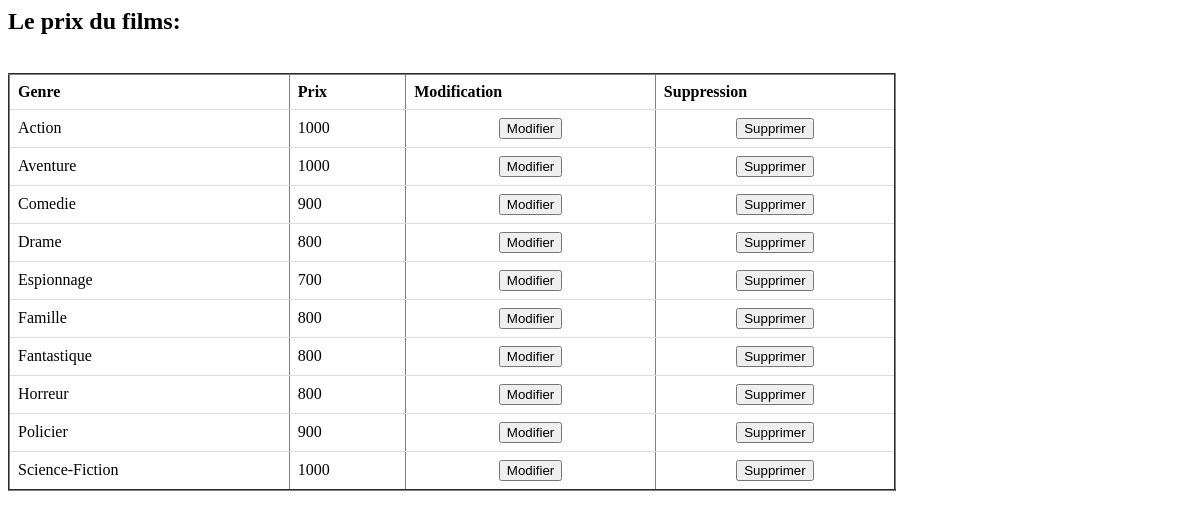
The page /admin/prixFilm.php on the database its author committed.
### tables this page shows
CREATE TABLE `prix` (
  `id_prix` int(11) NOT NULL,
  `id_genre` int(11) NOT NULL,
  `prix` bigint(20) NOT NULL
);

CREATE TABLE `genre` (
  `id_genre` int(11) NOT NULL,
  `nom_genre` varchar(255) DEFAULT NULL
);

### admin/prixFilm.php (the view, shortened to what this page needs)
<HTML>
	<HEAD>
		<link rel="stylesheet" type="text/css" href="../style/prixFilm.css">
	</HEAD>
	<BODY>
		<?php
		 include "../bddConnect.php";
		 if(!$con)
		 {
			die("La connexion à la base de données a échoué:" .mysqli_connect_error());
		 }
		 else
		 {
			echo "<h2>Le prix du films: </h2> <BR>";
			$sql="  SELECT genre.id_genre ,nom_genre, prix
					FROM genre  JOIN prix
					ON genre.id_genre = prix.id_genre
					ORDER by nom_genre";
			$res=mysqli_query($con, $sql);
			echo '<TABLE border=2 >';
				echo"<TR>";
					echo "<TH> Genre </TH>";
					echo "<TH> Prix </TH>";
					echo "<TH> Modification </TH>";
					echo "<TH> Suppression </TH>";
				echo "</TR>";
				while($ligne=mysqli_fetch_assoc($res))
				{
					echo "<TR>";
						echo "<TD>" .$ligne["nom_genre"]."</TD>";
						echo "<TD>" .$ligne["prix"]."</TD>";
						echo '<TD class="btt">
								<FORM method="POST" action="RetourModification.php">
									<input type="hidden" name="ID" value= "'.$ligne["id_genre"].'">
									<input type="hidden" name="GG" value= "'.$ligne["nom_genre"].'">
									<input type="hidden" name="prix" value= "'.$ligne["prix"].'">
									<button type="submit"> Modifier </button>
								</FORM>
							  </TD>';
						echo '<TD class="btt">
								<FORM method="POST" action="suppression.php">
									<button type="submit" name="id" value="'.$ligne["id_genre"].'">Supprimer</button>
								</FORM>
							  </TD>';
					echo "</TR>";
				}
			echo "</TABLE>";
		 }
		?>
	</BODY>
</HTML>

### style/prixFilm.css (style rules this page uses)
table { border-collapse: collapse; width: 75%; }
th, td { padding: 8px; text-align: left; border-bottom: 1px solid #ddd; }
form { display: inline; }
.btt { text-align: center; }

### rows shown on the page
prix: id_genre.nom_genre "Action", prix "1000"
prix: id_genre.nom_genre "Aventure", prix "1000"
prix: id_genre.nom_genre "Comedie", prix "900"
prix: id_genre.nom_genre "Drame", prix "800"
prix: id_genre.nom_genre "Espionnage", prix "700"
prix: id_genre.nom_genre "Famille", prix "800"
prix: id_genre.nom_genre "Fantastique", prix "800"
prix: id_genre.nom_genre "Horreur", prix "800"
prix: id_genre.nom_genre "Policier", prix "900"
prix: id_genre.nom_genre "Science-Fiction", prix "1000"
